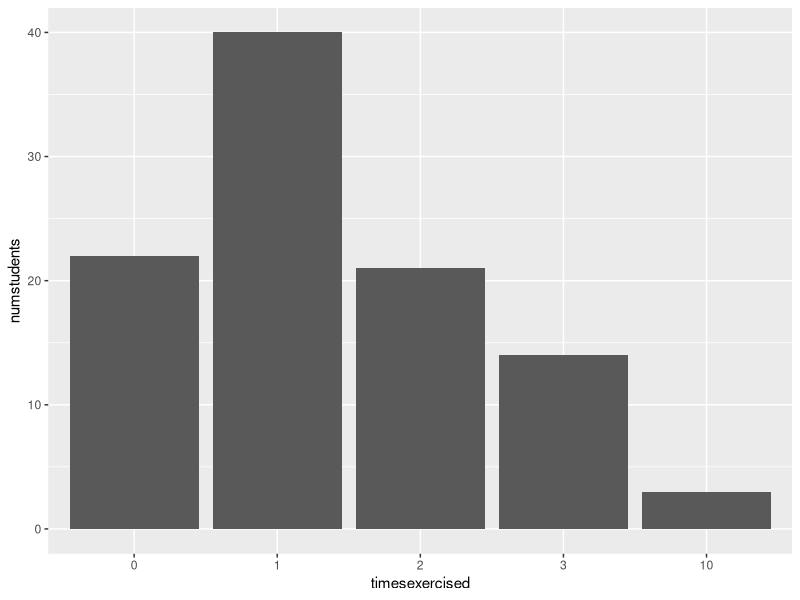

Reproduce this figure in R.
## ---- chunk 1
knitr::opts_chunk$set(echo = TRUE)
## ---- chunk 2
library(tidyverse)
library(ggplot2)
library(scales)
library(RColorBrewer)
## ---- chunk 3
timesexercised<- c(0,1,2,3,10)
numstudents<- c(22,40,21,14,3)
## ---- chunk 4
timesexercised<- as.factor(timesexercised)
## ---- chunk 5
exframe<- data.frame(timesexercised, numstudents)
## ---- chunk 6
exframe %>%
  ggplot(aes(x=timesexercised, y=numstudents))+
  geom_col()
